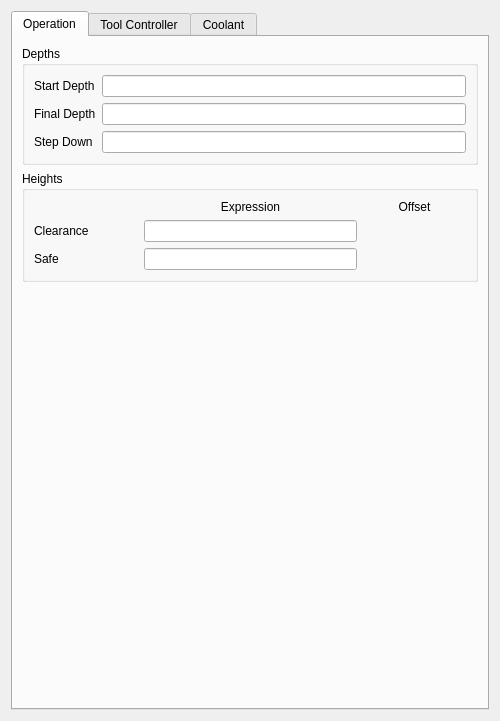
<?xml version="1.0" encoding="UTF-8"?>
<ui version="4.0">
 <class>Form</class>
 <widget class="QWidget" name="Form">
  <property name="geometry">
   <rect>
    <x>0</x>
    <y>0</y>
    <width>500</width>
    <height>721</height>
   </rect>
  </property>
  <property name="windowTitle">
   <string>Setup Global</string>
  </property>
  <layout class="QVBoxLayout" name="verticalLayout">
   <item>
    <widget class="QTabWidget" name="tabWidget">
     <property name="currentIndex">
      <number>0</number>
     </property>
     <widget class="QWidget" name="tabWidgetPage1">
      <attribute name="title">
       <string>Operation</string>
      </attribute>
      <layout class="QVBoxLayout" name="verticalLayout_2">
       <item>
        <widget class="QGroupBox" name="groupBox">
         <property name="title">
          <string>Depths</string>
         </property>
         <layout class="QFormLayout" name="formLayout">
          <item row="0" column="0">
           <widget class="QLabel" name="label">
            <property name="text">
             <string>Start Depth</string>
            </property>
           </widget>
          </item>
          <item row="0" column="1">
           <widget class="QLineEdit" name="setupStartDepthExpr">
            <property name="toolTip">
             <string>&lt;html&gt;&lt;head/&gt;&lt;body&gt;&lt;p&gt;Expression set as the StartDepth of a newly created operation.&lt;/p&gt;&lt;p&gt;&lt;br/&gt;&lt;/p&gt;&lt;p&gt;Default: OpStartDepth&lt;/p&gt;&lt;/body&gt;&lt;/html&gt;</string>
            </property>
           </widget>
          </item>
          <item row="1" column="0">
           <widget class="QLabel" name="label_2">
            <property name="text">
             <string>Final Depth</string>
            </property>
           </widget>
          </item>
          <item row="1" column="1">
           <widget class="QLineEdit" name="setupFinalDepthExpr">
            <property name="toolTip">
             <string>&lt;html&gt;&lt;head/&gt;&lt;body&gt;&lt;p&gt;Expression set as the FinalDepth for a newly created operation.&lt;/p&gt;&lt;p&gt;&lt;br/&gt;&lt;/p&gt;&lt;p&gt;Default: OpFinalDepth&lt;/p&gt;&lt;/body&gt;&lt;/html&gt;</string>
            </property>
           </widget>
          </item>
          <item row="2" column="0">
           <widget class="QLabel" name="label_3">
            <property name="text">
             <string>Step Down</string>
            </property>
           </widget>
          </item>
          <item row="2" column="1">
           <widget class="QLineEdit" name="setupStepDownExpr">
            <property name="toolTip">
             <string>&lt;html&gt;&lt;head/&gt;&lt;body&gt;&lt;p&gt;Expression set as the StepDown of a newly created operation.&lt;/p&gt;&lt;p&gt;&lt;br/&gt;&lt;/p&gt;&lt;p&gt;Default: OpToolDiameter&lt;/p&gt;&lt;/body&gt;&lt;/html&gt;</string>
            </property>
           </widget>
          </item>
         </layout>
        </widget>
       </item>
       <item>
        <widget class="QGroupBox" name="groupBox_2">
         <property name="title">
          <string>Heights</string>
         </property>
         <layout class="QGridLayout" name="gridLayout">
          <item row="3" column="0">
           <widget class="QLabel" name="label_6">
            <property name="text">
             <string>Safe</string>
            </property>
           </widget>
          </item>
          <item row="1" column="0">
           <widget class="QLabel" name="label_4">
            <property name="text">
             <string>Clearance</string>
            </property>
           </widget>
          </item>
          <item row="3" column="1" colspan="2">
           <widget class="QLineEdit" name="setupSafeHeightExpr">
            <property name="toolTip">
             <string>&lt;html&gt;&lt;head/&gt;&lt;body&gt;&lt;p&gt;Expression set as SafeHeight for new operations.&lt;/p&gt;&lt;p&gt;&lt;br/&gt;&lt;/p&gt;&lt;p&gt;Default: &amp;quot;OpStockZMax+SetupSheet.SafeHeightOffset&amp;quot;&lt;/p&gt;&lt;/body&gt;&lt;/html&gt;</string>
            </property>
           </widget>
          </item>
          <item row="1" column="1" colspan="2">
           <widget class="QLineEdit" name="setupClearanceHeightExpr">
            <property name="toolTip">
             <string>&lt;html&gt;&lt;head/&gt;&lt;body&gt;&lt;p&gt;Expression set as ClearanceHeight for new operations.&lt;/p&gt;&lt;p&gt;&lt;br/&gt;&lt;/p&gt;&lt;p&gt;Default: &amp;quot;OpStockZMax+SetupSheet.ClearanceHeightOffset&amp;quot;&lt;/p&gt;&lt;/body&gt;&lt;/html&gt;</string>
            </property>
           </widget>
          </item>
          <item row="1" column="3">
           <widget class="Gui::QuantitySpinBox" name="setupClearanceHeightOffs">
            <property name="toolTip">
             <string>&lt;html&gt;&lt;head/&gt;&lt;body&gt;&lt;p&gt;ClearanceHeightOffset - can be used by expressions to set the default ClearanceHeight for new operations.&lt;/p&gt;&lt;p&gt;&lt;br/&gt;&lt;/p&gt;&lt;p&gt;Default: &amp;quot;3 mm&amp;quot;&lt;/p&gt;&lt;/body&gt;&lt;/html&gt;</string>
            </property>
           </widget>
          </item>
          <item row="0" column="3">
           <widget class="QLabel" name="label_7">
            <property name="text">
             <string>Offset</string>
            </property>
            <property name="alignment">
             <set>Qt::AlignCenter</set>
            </property>
           </widget>
          </item>
          <item row="0" column="1" colspan="2">
           <widget class="QLabel" name="label_5">
            <property name="text">
             <string>Expression</string>
            </property>
            <property name="alignment">
             <set>Qt::AlignCenter</set>
            </property>
           </widget>
          </item>
          <item row="3" column="3">
           <widget class="Gui::QuantitySpinBox" name="setupSafeHeightOffs">
            <property name="toolTip">
             <string>&lt;html&gt;&lt;head/&gt;&lt;body&gt;&lt;p&gt;SafeHeightOffset can be for expressions to set the SafeHeight for new operations.&lt;/p&gt;&lt;p&gt;&lt;br/&gt;&lt;/p&gt;&lt;p&gt;Default: &amp;quot;5 mm&amp;quot;&lt;/p&gt;&lt;/body&gt;&lt;/html&gt;</string>
            </property>
           </widget>
          </item>
         </layout>
        </widget>
       </item>
       <item>
        <spacer name="verticalSpacer">
         <property name="orientation">
          <enum>Qt::Vertical</enum>
         </property>
         <property name="sizeHint" stdset="0">
          <size>
           <width>20</width>
           <height>40</height>
          </size>
         </property>
        </spacer>
       </item>
      </layout>
     </widget>
     <widget class="QWidget" name="tabWidgetPage2">
      <attribute name="title">
       <string>Tool Controller</string>
      </attribute>
      <layout class="QVBoxLayout" name="verticalLayout_3">
       <item>
        <widget class="QGroupBox" name="groupBox_3">
         <property name="title">
          <string>Rapid Speeds</string>
         </property>
         <layout class="QFormLayout" name="formLayout_2">
          <item row="0" column="0">
           <widget class="QLabel" name="label_8">
            <property name="text">
             <string>Horizontal</string>
            </property>
           </widget>
          </item>
          <item row="0" column="1">
           <widget class="Gui::QuantitySpinBox" name="setupRapidHorizontal">
            <property name="sizePolicy">
             <sizepolicy hsizetype="MinimumExpanding" vsizetype="Fixed">
              <horstretch>0</horstretch>
              <verstretch>0</verstretch>
             </sizepolicy>
            </property>
            <property name="toolTip">
             <string>&lt;html&gt;&lt;head/&gt;&lt;body&gt;&lt;p&gt;Rapid horizontal speed assigned as HorizRapid to new ToolController.&lt;/p&gt;&lt;/body&gt;&lt;/html&gt;</string>
            </property>
           </widget>
          </item>
          <item row="1" column="0">
           <widget class="QLabel" name="label_9">
            <property name="text">
             <string>Vertical</string>
            </property>
           </widget>
          </item>
          <item row="1" column="1">
           <widget class="Gui::QuantitySpinBox" name="setupRapidVertical">
            <property name="sizePolicy">
             <sizepolicy hsizetype="MinimumExpanding" vsizetype="Fixed">
              <horstretch>0</horstretch>
              <verstretch>0</verstretch>
             </sizepolicy>
            </property>
            <property name="toolTip">
             <string>&lt;html&gt;&lt;head/&gt;&lt;body&gt;&lt;p&gt;Rapid vertical speed assigned to VertRapid of new ToolController.&lt;/p&gt;&lt;/body&gt;&lt;/html&gt;</string>
            </property>
           </widget>
          </item>
         </layout>
        </widget>
       </item>
       <item>
        <spacer name="verticalSpacer_2">
         <property name="orientation">
          <enum>Qt::Vertical</enum>
         </property>
         <property name="sizeHint" stdset="0">
          <size>
           <width>20</width>
           <height>40</height>
          </size>
         </property>
        </spacer>
       </item>
      </layout>
     </widget>
     <widget class="QWidget" name="tabWidgetPage3">
      <attribute name="title">
       <string>Coolant</string>
      </attribute>
      <layout class="QGridLayout" name="gridLayout_3">
       <item row="0" column="0">
        <widget class="QGroupBox" name="groupBox_4">
         <property name="title">
          <string>Coolant Mode</string>
         </property>
         <layout class="QGridLayout" name="gridLayout_2">
          <item row="0" column="0">
           <widget class="QLabel" name="label_10">
            <property name="text">
             <string>Coolant Mode</string>
            </property>
           </widget>
          </item>
          <item row="0" column="1">
           <widget class="QComboBox" name="setupCoolantMode">
            <property name="toolTip">
             <string notr="true"/>
            </property>
           </widget>
          </item>
         </layout>
        </widget>
       </item>
       <item row="1" column="0">
        <spacer name="verticalSpacer_3">
         <property name="orientation">
          <enum>Qt::Vertical</enum>
         </property>
         <property name="sizeHint" stdset="0">
          <size>
           <width>20</width>
           <height>570</height>
          </size>
         </property>
        </spacer>
       </item>
      </layout>
     </widget>
    </widget>
   </item>
  </layout>
 </widget>
 <customwidgets>
  <customwidget>
   <class>Gui::QuantitySpinBox</class>
   <extends>QWidget</extends>
   <header>Gui/QuantitySpinBox.h</header>
  </customwidget>
 </customwidgets>
 <resources/>
 <connections/>
</ui>
